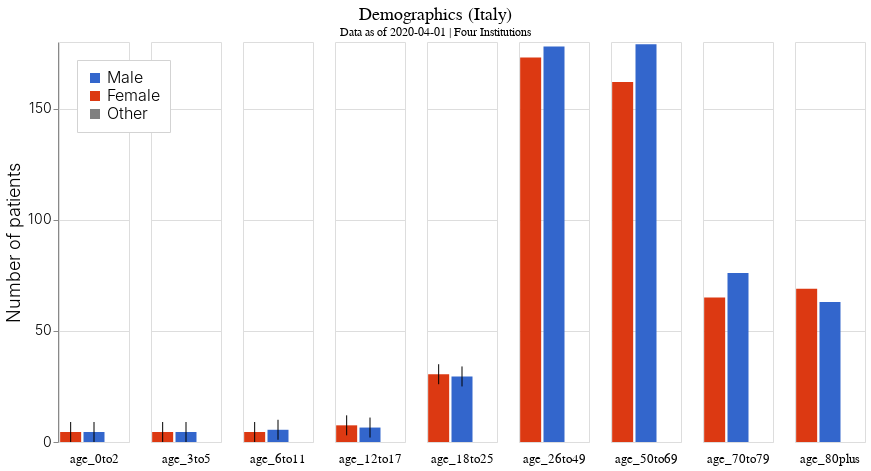
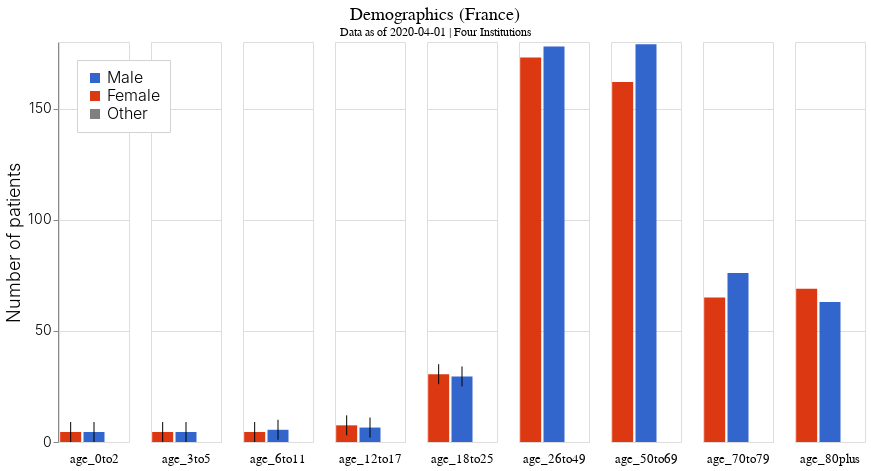
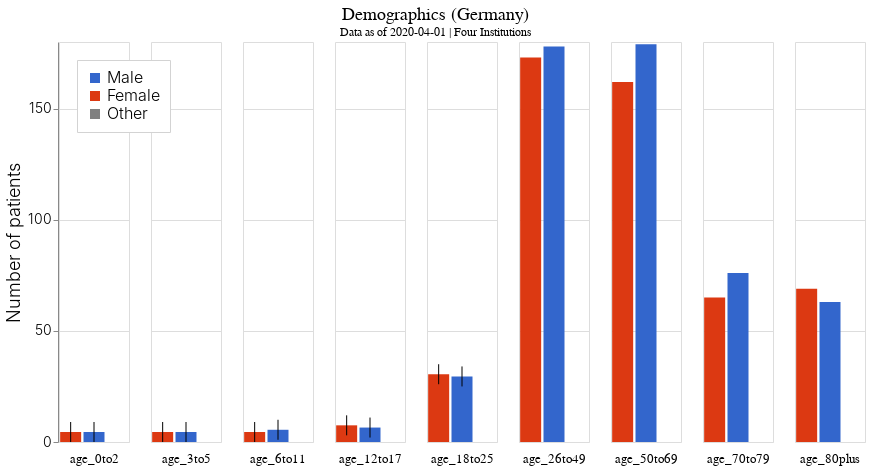
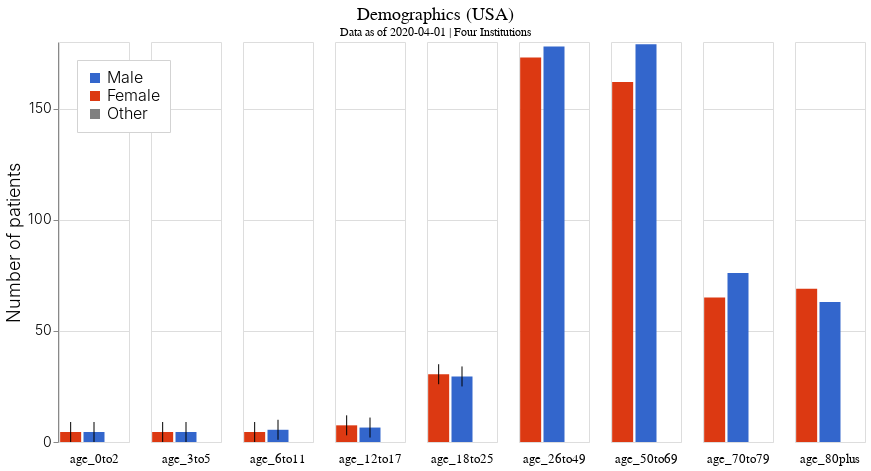

The cell these charts' notebook holds for them, in order:
### Code cell
color_scale = alt.Scale(domain=["Male", "Female", "Other"], range=COLOR20[:2] + ["gray"])

def demo_chart(country):
    filtered_chart = alt.Chart(df_dm).transform_filter(
        alt.datum[COLUMNS.SITE_ID] == country
    )

    base = filtered_chart.mark_bar().encode(
        x=alt.X('sex:N', title=None, axis=None),
        y=alt.Y(f"{COLUMNS.NUM_PATIENTS}:Q", title="Number of patients", axis=alt.Axis(tickCount=5)),
        color=alt.Color("sex:N", title=None, scale=color_scale),
    ).properties(
        width=70,
        height=400
    )


    errorbar = filtered_chart.mark_errorbar().encode(
        x=alt.X(
            f"{COLUMNS.SEX}:N", title=None,
        ),y=alt.Y(
            f"upper:Q", title=""
        ),y2=alt.Y2(
            f"under:Q"
        ),
        color=alt.value("black"),
        size=alt.value(1.5)
    )

    output_vis = apply_grouped_bar_theme(
        alt.layer(base, errorbar).facet(
            column=alt.Column(
                "age_group:O", 
                sort=["age_0to2","age_3to5","age_6to11","age_12to17","age_18to25","age_26to49","age_50to69","age_70to79", "age_80plus"],
                header=alt.Header(labelOrient="bottom", title=None, titleOrient="bottom")
            )
        ).properties(
            title={
                "text": f"Demographics ({country})",
                "subtitle": SUBTITLE,
                
            }
        ),
        strokeColor="lightgray"
    )
    return output_vis

for c in (COUNTRIES + [COMBINED]):
    demo_chart(country=c).display()

# h = alt.hconcat()
# for c in COUNTRIES:
#     h &= demo_chart(country=c)
# h

### Figure 1 — Vega-Lite specification as saved in the notebook (floating-point values rounded to 4 significant figures; data arrays with more than 128 entries replaced by an {"elided": "..."} marker saying what was removed)
{"config": {"view": {"continuousWidth": 400, "continuousHeight": 300}, "axis": {"labelFontSize": 14, "labelFontWeight": 300, "labelLimit": 1000, "titleFontSize": 18, "titleFontWeight": 300}, "header": {"labelFontSize": 13, "titleFontSize": 16, "titleFontWeight": 300}, "legend": {"cornerRadius": 0, "fillColor": "white", "labelFontSize": 16, "labelFontWeight": 300, "orient": "top-left", "padding": 10, "strokeColor": "lightgray", "titleFontSize": 18, "titleFontWeight": 400}, "title": {"anchor": "middle", "fontSize": 18, "fontWeight": 400}}, "data": {"name": "data-7d939b9434be303e35f3671fd19c5868"}, "facet": {"column": {"type": "ordinal", "field": "age_group", "header": {"labelOrient": "bottom", "title": null, "titleOrient": "bottom"}, "sort": ["age_0to2", "age_3to5", "age_6to11", "age_12to17", "age_18to25", "age_26to49", "age_50to69", "age_70to79", "age_80plus"]}}, "spec": {"layer": [{"mark": "bar", "encoding": {"color": {"type": "nominal", "field": "sex", "scale": {"domain": ["Male", "Female", "Other"], "range": ["#3366cc", "#dc3912", "gray"]}, "title": null}, "x": {"type": "nominal", "axis": null, "field": "sex", "title": null}, "y": {"type": "quantitative", "axis": {"tickCount": 5}, "field": "num_patients", "title": "Number of patients"}}, "height": 400, "transform": [{"filter": "(datum['siteid'] === 'Italy')"}], "width": 70}, {"mark": "errorbar", "encoding": {"color": {"value": "black"}, "size": {"value": 1.5}, "x": {"type": "nominal", "field": "sex", "title": null}, "y": {"type": "quantitative", "field": "upper", "title": ""}, "y2": {"field": "under"}}, "transform": [{"filter": "(datum['siteid'] === 'Italy')"}]}]}, "title": {"text": "Demographics (Italy)", "subtitle": "Data as of 2020-04-01 | Four Institutions"}, "$schema": "https://vega.github.io/schema/vega-lite/v4.8.1.json", "datasets": {"data-7d939b9434be303e35f3671fd19c5868": {"elided": "135 records"}}}

### Figure 2 — Vega-Lite specification as saved in the notebook (floating-point values rounded to 4 significant figures; data arrays with more than 128 entries replaced by an {"elided": "..."} marker saying what was removed)
{"config": {"view": {"continuousWidth": 400, "continuousHeight": 300}, "axis": {"labelFontSize": 14, "labelFontWeight": 300, "labelLimit": 1000, "titleFontSize": 18, "titleFontWeight": 300}, "header": {"labelFontSize": 13, "titleFontSize": 16, "titleFontWeight": 300}, "legend": {"cornerRadius": 0, "fillColor": "white", "labelFontSize": 16, "labelFontWeight": 300, "orient": "top-left", "padding": 10, "strokeColor": "lightgray", "titleFontSize": 18, "titleFontWeight": 400}, "title": {"anchor": "middle", "fontSize": 18, "fontWeight": 400}}, "data": {"name": "data-7d939b9434be303e35f3671fd19c5868"}, "facet": {"column": {"type": "ordinal", "field": "age_group", "header": {"labelOrient": "bottom", "title": null, "titleOrient": "bottom"}, "sort": ["age_0to2", "age_3to5", "age_6to11", "age_12to17", "age_18to25", "age_26to49", "age_50to69", "age_70to79", "age_80plus"]}}, "spec": {"layer": [{"mark": "bar", "encoding": {"color": {"type": "nominal", "field": "sex", "scale": {"domain": ["Male", "Female", "Other"], "range": ["#3366cc", "#dc3912", "gray"]}, "title": null}, "x": {"type": "nominal", "axis": null, "field": "sex", "title": null}, "y": {"type": "quantitative", "axis": {"tickCount": 5}, "field": "num_patients", "title": "Number of patients"}}, "height": 400, "transform": [{"filter": "(datum['siteid'] === 'France')"}], "width": 70}, {"mark": "errorbar", "encoding": {"color": {"value": "black"}, "size": {"value": 1.5}, "x": {"type": "nominal", "field": "sex", "title": null}, "y": {"type": "quantitative", "field": "upper", "title": ""}, "y2": {"field": "under"}}, "transform": [{"filter": "(datum['siteid'] === 'France')"}]}]}, "title": {"text": "Demographics (France)", "subtitle": "Data as of 2020-04-01 | Four Institutions"}, "$schema": "https://vega.github.io/schema/vega-lite/v4.8.1.json", "datasets": {"data-7d939b9434be303e35f3671fd19c5868": {"elided": "135 records"}}}

### Figure 3 — Vega-Lite specification as saved in the notebook (floating-point values rounded to 4 significant figures; data arrays with more than 128 entries replaced by an {"elided": "..."} marker saying what was removed)
{"config": {"view": {"continuousWidth": 400, "continuousHeight": 300}, "axis": {"labelFontSize": 14, "labelFontWeight": 300, "labelLimit": 1000, "titleFontSize": 18, "titleFontWeight": 300}, "header": {"labelFontSize": 13, "titleFontSize": 16, "titleFontWeight": 300}, "legend": {"cornerRadius": 0, "fillColor": "white", "labelFontSize": 16, "labelFontWeight": 300, "orient": "top-left", "padding": 10, "strokeColor": "lightgray", "titleFontSize": 18, "titleFontWeight": 400}, "title": {"anchor": "middle", "fontSize": 18, "fontWeight": 400}}, "data": {"name": "data-7d939b9434be303e35f3671fd19c5868"}, "facet": {"column": {"type": "ordinal", "field": "age_group", "header": {"labelOrient": "bottom", "title": null, "titleOrient": "bottom"}, "sort": ["age_0to2", "age_3to5", "age_6to11", "age_12to17", "age_18to25", "age_26to49", "age_50to69", "age_70to79", "age_80plus"]}}, "spec": {"layer": [{"mark": "bar", "encoding": {"color": {"type": "nominal", "field": "sex", "scale": {"domain": ["Male", "Female", "Other"], "range": ["#3366cc", "#dc3912", "gray"]}, "title": null}, "x": {"type": "nominal", "axis": null, "field": "sex", "title": null}, "y": {"type": "quantitative", "axis": {"tickCount": 5}, "field": "num_patients", "title": "Number of patients"}}, "height": 400, "transform": [{"filter": "(datum['siteid'] === 'Germany')"}], "width": 70}, {"mark": "errorbar", "encoding": {"color": {"value": "black"}, "size": {"value": 1.5}, "x": {"type": "nominal", "field": "sex", "title": null}, "y": {"type": "quantitative", "field": "upper", "title": ""}, "y2": {"field": "under"}}, "transform": [{"filter": "(datum['siteid'] === 'Germany')"}]}]}, "title": {"text": "Demographics (Germany)", "subtitle": "Data as of 2020-04-01 | Four Institutions"}, "$schema": "https://vega.github.io/schema/vega-lite/v4.8.1.json", "datasets": {"data-7d939b9434be303e35f3671fd19c5868": {"elided": "135 records"}}}

### Figure 4 — Vega-Lite specification as saved in the notebook (floating-point values rounded to 4 significant figures; data arrays with more than 128 entries replaced by an {"elided": "..."} marker saying what was removed)
{"config": {"view": {"continuousWidth": 400, "continuousHeight": 300}, "axis": {"labelFontSize": 14, "labelFontWeight": 300, "labelLimit": 1000, "titleFontSize": 18, "titleFontWeight": 300}, "header": {"labelFontSize": 13, "titleFontSize": 16, "titleFontWeight": 300}, "legend": {"cornerRadius": 0, "fillColor": "white", "labelFontSize": 16, "labelFontWeight": 300, "orient": "top-left", "padding": 10, "strokeColor": "lightgray", "titleFontSize": 18, "titleFontWeight": 400}, "title": {"anchor": "middle", "fontSize": 18, "fontWeight": 400}}, "data": {"name": "data-7d939b9434be303e35f3671fd19c5868"}, "facet": {"column": {"type": "ordinal", "field": "age_group", "header": {"labelOrient": "bottom", "title": null, "titleOrient": "bottom"}, "sort": ["age_0to2", "age_3to5", "age_6to11", "age_12to17", "age_18to25", "age_26to49", "age_50to69", "age_70to79", "age_80plus"]}}, "spec": {"layer": [{"mark": "bar", "encoding": {"color": {"type": "nominal", "field": "sex", "scale": {"domain": ["Male", "Female", "Other"], "range": ["#3366cc", "#dc3912", "gray"]}, "title": null}, "x": {"type": "nominal", "axis": null, "field": "sex", "title": null}, "y": {"type": "quantitative", "axis": {"tickCount": 5}, "field": "num_patients", "title": "Number of patients"}}, "height": 400, "transform": [{"filter": "(datum['siteid'] === 'USA')"}], "width": 70}, {"mark": "errorbar", "encoding": {"color": {"value": "black"}, "size": {"value": 1.5}, "x": {"type": "nominal", "field": "sex", "title": null}, "y": {"type": "quantitative", "field": "upper", "title": ""}, "y2": {"field": "under"}}, "transform": [{"filter": "(datum['siteid'] === 'USA')"}]}]}, "title": {"text": "Demographics (USA)", "subtitle": "Data as of 2020-04-01 | Four Institutions"}, "$schema": "https://vega.github.io/schema/vega-lite/v4.8.1.json", "datasets": {"data-7d939b9434be303e35f3671fd19c5868": {"elided": "135 records"}}}
